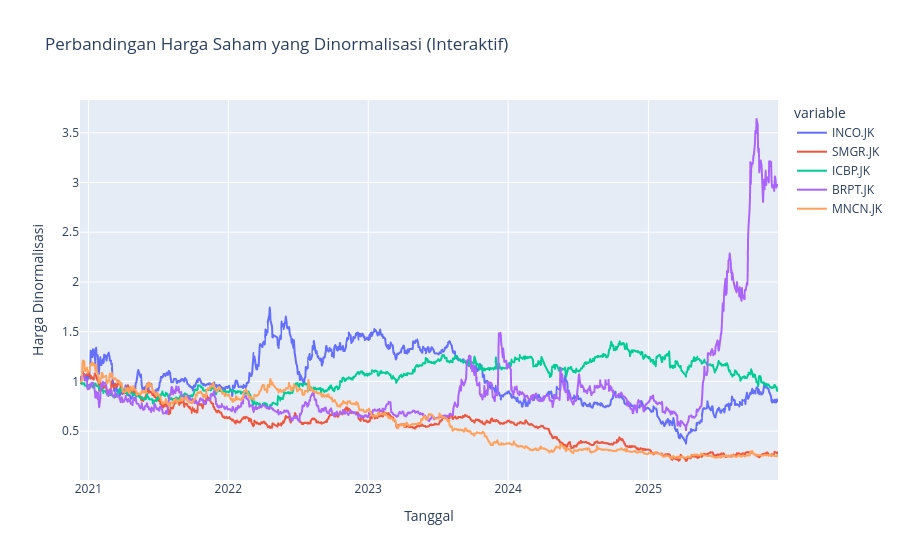

Notebook code for this chart:
### Markdown cell above
##### Interactive Line Plot and Histogram for Stock Normalize ratio

### Code cell
import plotly_express as px

fig_normalized_prices = px.line(
    normalized_stock_data,
    x=normalized_stock_data.index,
    y=normalized_stock_data.columns,
    title='Perbandingan Harga Saham yang Dinormalisasi (Interaktif)',
    labels={'index': 'Tanggal', 'value': 'Harga Dinormalisasi'},
    hover_name=normalized_stock_data.columns.name 
)

fig_normalized_prices.update_layout(
    xaxis_title='Tanggal',
    yaxis_title='Harga Dinormalisasi'
)

fig_normalized_prices.show()

### Figure 1 — Plotly figure (JSON) as saved in the notebook; plotly's stock layout.template omitted (floating-point values rounded to 4 significant figures; data arrays with more than 128 entries replaced by an {"elided": "..."} marker saying what was removed)
{"data": [{"hovertemplate": "variable=INCO.JK<br>Date=%{x}<br>Harga Dinormalisasi=%{y}<extra></extra>", "legendgroup": "INCO.JK", "line": {"color": "#636efa", "dash": "solid"}, "marker": {"symbol": "circle"}, "mode": "lines", "name": "INCO.JK", "showlegend": true, "type": "scattergl", "x": {"elided": "1203 str values"}, "xaxis": "x", "y": {"elided": "1203 float values"}, "yaxis": "y"}, {"hovertemplate": "variable=SMGR.JK<br>Date=%{x}<br>Harga Dinormalisasi=%{y}<extra></extra>", "legendgroup": "SMGR.JK", "line": {"color": "#EF553B", "dash": "solid"}, "marker": {"symbol": "circle"}, "mode": "lines", "name": "SMGR.JK", "showlegend": true, "type": "scattergl", "x": {"elided": "1203 str values"}, "xaxis": "x", "y": {"elided": "1203 float values"}, "yaxis": "y"}, {"hovertemplate": "variable=ICBP.JK<br>Date=%{x}<br>Harga Dinormalisasi=%{y}<extra></extra>", "legendgroup": "ICBP.JK", "line": {"color": "#00cc96", "dash": "solid"}, "marker": {"symbol": "circle"}, "mode": "lines", "name": "ICBP.JK", "showlegend": true, "type": "scattergl", "x": {"elided": "1203 str values"}, "xaxis": "x", "y": {"elided": "1203 float values"}, "yaxis": "y"}, {"hovertemplate": "variable=BRPT.JK<br>Date=%{x}<br>Harga Dinormalisasi=%{y}<extra></extra>", "legendgroup": "BRPT.JK", "line": {"color": "#ab63fa", "dash": "solid"}, "marker": {"symbol": "circle"}, "mode": "lines", "name": "BRPT.JK", "showlegend": true, "type": "scattergl", "x": {"elided": "1203 str values"}, "xaxis": "x", "y": {"elided": "1203 float values"}, "yaxis": "y"}, {"hovertemplate": "variable=MNCN.JK<br>Date=%{x}<br>Harga Dinormalisasi=%{y}<extra></extra>", "legendgroup": "MNCN.JK", "line": {"color": "#FFA15A", "dash": "solid"}, "marker": {"symbol": "circle"}, "mode": "lines", "name": "MNCN.JK", "showlegend": true, "type": "scattergl", "x": {"elided": "1203 str values"}, "xaxis": "x", "y": {"elided": "1203 float values"}, "yaxis": "y"}], "layout": {"legend": {"title": {"text": "variable"}, "tracegroupgap": 0}, "title": {"text": "Perbandingan Harga Saham yang Dinormalisasi (Interaktif)"}, "xaxis": {"anchor": "y", "domain": [0, 1], "title": {"text": "Tanggal"}}, "yaxis": {"anchor": "x", "domain": [0, 1], "title": {"text": "Harga Dinormalisasi"}}}}
